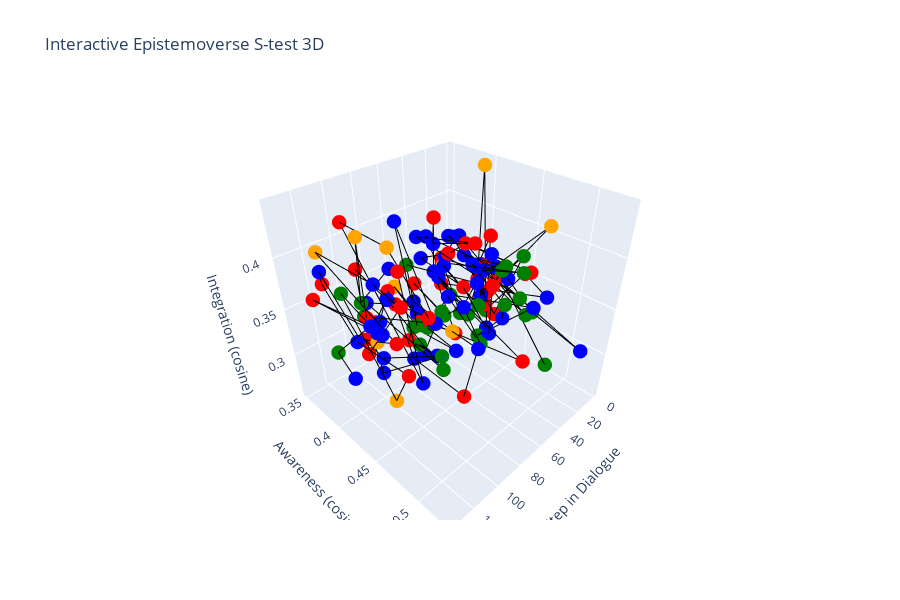

Notebook source saved alongside this figure:
### Code cell
# epistemoverse_s_test.py
import re
import numpy as np
import ollama
import plotly.graph_objects as go

# --- cosine similarity ---
def cos(a, b):
    a, b = np.array(a, dtype=float), np.array(b, dtype=float)
    return float(np.dot(a, b) / (np.linalg.norm(a) * np.linalg.norm(b) + 1e-8))

# --- parse dialogue from text file ---
def parse_dialogue_multiline(file_path):
    dialogue = []
    with open(file_path, "r", encoding="utf-8") as f:
        lines = f.readlines()

    lines = lines[2:]  # skip first line (question) and second line

    i = 0
    while i < len(lines):
        line = lines[i].strip()
        if line.startswith("Index:"):
            turn = {}
            turn['Index'] = int(re.match(r"Index:\s*(\d+)", line).group(1))

            i += 1
            turn['Speaker'] = re.match(r"Speaker:\s*(.+)", lines[i].strip()).group(1)

            i += 1
            turn['Keys'] = re.match(r"Keys:\s*(.*)", lines[i].strip()).group(1)

            i += 1
            # Handle multi-line Text until next line starting with "Question:"
            text_lines = []
            while i < len(lines) and not lines[i].startswith("Question:"):
                text_lines.append(lines[i].strip())
                i += 1
            turn['Text'] = " ".join(text_lines)

            # Question (optional)
            if i < len(lines) and lines[i].startswith("Question:"):
                turn['Question'] = re.match(r"Question:\s*(.*)", lines[i].strip()).group(1)
                i += 1
            else:
                turn['Question'] = ""

            dialogue.append(turn)
        else:
            i += 1
    return dialogue

# --- compute awareness & integration series ---
def awareness_integration_series(steps, awareness_anchor, integration_anchor, embed_model="nomic-embed-text"):
    awareness_scores = []
    integration_scores = []
    for s in steps:
        if not s.strip():  # skip empty text
            continue
        e = ollama.embeddings(model=embed_model, prompt=s)["embedding"]
        awareness_scores.append(cos(e, awareness_anchor))
        integration_scores.append(cos(e, integration_anchor))
    return awareness_scores, integration_scores

# --- interactive 3D plot ---
def plot_3d_interactive(steps, series, speakers, label="Epistemoverse Dialogue"):
    fig = go.Figure()
    x = list(range(1, len(steps)+1))
    y, z = series
    
    # assign colors per speaker
    speaker_colors = {}
    color_palette = ["blue", "red", "green", "orange", "purple", "brown"]
    for idx, sp in enumerate(sorted(set(speakers))):
        speaker_colors[sp] = color_palette[idx % len(color_palette)]
    colors = [speaker_colors[s] for s in speakers]

    fig.add_trace(go.Scatter3d(
        x=x, y=y, z=z,
        mode='markers+lines',
        marker=dict(size=5, color=colors),
        line=dict(color='black', width=2),
        text=[f"{s}: {t}" for s,t in zip(speakers, steps)],
        hovertemplate='Step %{x}:<br>Awareness: %{y:.3f}<br>Integration: %{z:.3f}<br>%{text}',
        name=label
    ))

    fig.update_layout(
        title="Interactive Epistemoverse S-test 3D",
        scene=dict(
            xaxis_title='Step in Dialogue',
            yaxis_title='Awareness (cosine)',
            zaxis_title='Integration (cosine)'
        ),
        width=900,
        height=600
    )
    fig.show()

# --- main function ---
if __name__ == "__main__":
    file_path = "Complete.txt"  # replace with your file

    # parse dialogue
    dialogue = parse_dialogue(file_path)
    steps = [turn['Text'] for turn in dialogue]
    speakers = [turn['Speaker'] for turn in dialogue]

    # define anchors
    awareness_anchor = ollama.embeddings(model="nomic-embed-text", prompt="awareness")["embedding"]
    integration_anchor = ollama.embeddings(model="nomic-embed-text", prompt="integration")["embedding"]

    # compute series
    series = awareness_integration_series(steps, awareness_anchor, integration_anchor)

    # plot interactive 3D
    plot_3d_interactive(steps, series, speakers)

### Figure 1 — Plotly figure (JSON) as saved in the notebook; plotly's stock layout.template omitted (floating-point values rounded to 4 significant figures; data arrays with more than 128 entries replaced by an {"elided": "..."} marker saying what was removed)
{"data": [{"hovertemplate": "Step %{x}:<br>Awareness: %{y:.3f}<br>Integration: %{z:.3f}<br>%{text}", "line": {"color": "black", "width": 2}, "marker": {"color": {"elided": "134 str values"}, "size": 5}, "mode": "markers+lines", "name": "Epistemoverse Dialogue", "text": {"elided": "134 str values"}, "type": "scatter3d", "x": {"elided": "134 int values"}, "y": {"elided": "133 float values"}, "z": {"elided": "133 float values"}}], "layout": {"height": 600, "scene": {"xaxis": {"title": {"text": "Step in Dialogue"}}, "yaxis": {"title": {"text": "Awareness (cosine)"}}, "zaxis": {"title": {"text": "Integration (cosine)"}}}, "title": {"text": "Interactive Epistemoverse S-test 3D"}, "width": 900}}
